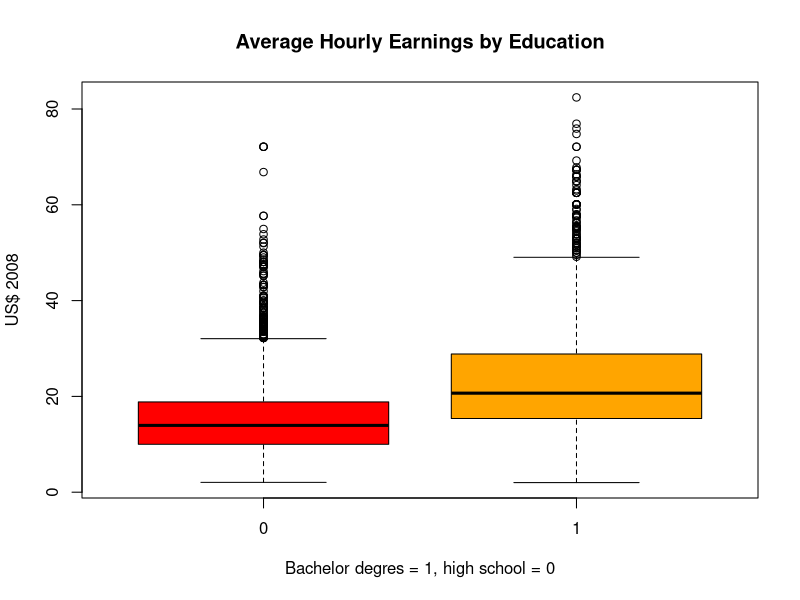

The R source for this figure:
## ---- chunk 1
  library(foreign)
  cpsdat <- read.dta("cps92_08.dta")
  head(cpsdat)
## ---- chunk 2
  # extract the data for average hourly earnings in 1992 and 2008
  ahe.92 <- cpsdat$ahe[cpsdat$year == 1992]
  ahe.08 <- cpsdat$ahe[cpsdat$year == 2008]
  mean.ahe.92 <- mean(ahe.92); mean.ahe.92
  mean.ahe.08 <- mean(ahe.08); mean.ahe.08
## ---- chunk 3
# the sample variance
sd.ahe.92 <- sd(ahe.92)
sd.ahe.08 <- sd(ahe.08)

n.92 <- length(ahe.92)
n.08 <- length(ahe.08)

# the standard error
se.ahe.92 <- sd.ahe.92 / sqrt(n.92)
se.ahe.08 <- sd.ahe.08 / sqrt(n.08)

# 95% confidence interval
# the 95% critical value from a normal distribution
cv.95 <- qnorm(0.975)

lower.lim.92 <- mean.ahe.92 - cv.95 * se.ahe.92
lower.lim.08 <- mean.ahe.08 - cv.95 * se.ahe.08

upper.lim.92 <- mean.ahe.92 + cv.95 * se.ahe.92
upper.lim.08 <- mean.ahe.08 + cv.95 * se.ahe.08
## ---- chunk 4
  # Use aggregate() to compute the means in both years
  ahe.means <- aggregate(ahe ~ year, FUN = mean, data = cpsdat)
  ahe.means
## ---- chunk 5
  # t test for ahe in 1992
  t.ahe.92 <- t.test(ahe.92); t.ahe.92$conf.int
  # t test for ahe in 2008
  t.ahe.08 <- t.test(ahe.08); t.ahe.08$conf.int
  # test for the change between 1992 and 2008
  t.ahe.diff <- t.test(ahe.08, ahe.92); t.ahe.diff
## ---- chunk 6
  # CPI in 1992 and 2008
  cpi.92 <- 140.3
  cpi.08 <- 215.2
  # Inflation adjustment
  inflator <- cpi.08 / cpi.92
  cpsdat$ahe.adj <- with(cpsdat, ifelse(year == 1992, ahe * inflator, ahe))
## ---- chunk 7
  ahe.92.adj <- with(cpsdat, ahe.adj[year == 1992])
  mean.ahe.92.adj <- mean(ahe.92.adj)
  t.ahe.92.adj <- t.test(ahe.92.adj)
  t.ahe.diff.adj <- t.test(ahe.08, ahe.92.adj)
## ---- chunk 8
  # select data in 2008
  cps08 <- subset(cpsdat, year == 2008, select = c(year, ahe, bachelor))

  # calculate means
  ahe.educ.08 <- aggregate(ahe ~ bachelor, FUN = mean, data = cps08)

  # select ahe and filter by bachelor
  ahe.high.08 <- with(cps08, ahe[bachelor == 0])
  ahe.bach.08 <- with(cps08, ahe[bachelor == 1])

  # construct confindence interval
  t.ahe.high.08 <- t.test(ahe.high.08)
  t.ahe.bach.08 <- t.test(ahe.bach.08)
  t.ahe.gap.08  <- t.test(ahe.bach.08, ahe.high.08)
## ---- chunk 9
boxplot(ahe ~ bachelor, data = cps08,
        main = "Average Hourly Earnings by Education",
        col = c("red", "orange"),
        xlab = "Bachelor degres = 1, high school = 0",
        ylab = "US$ 2008")
